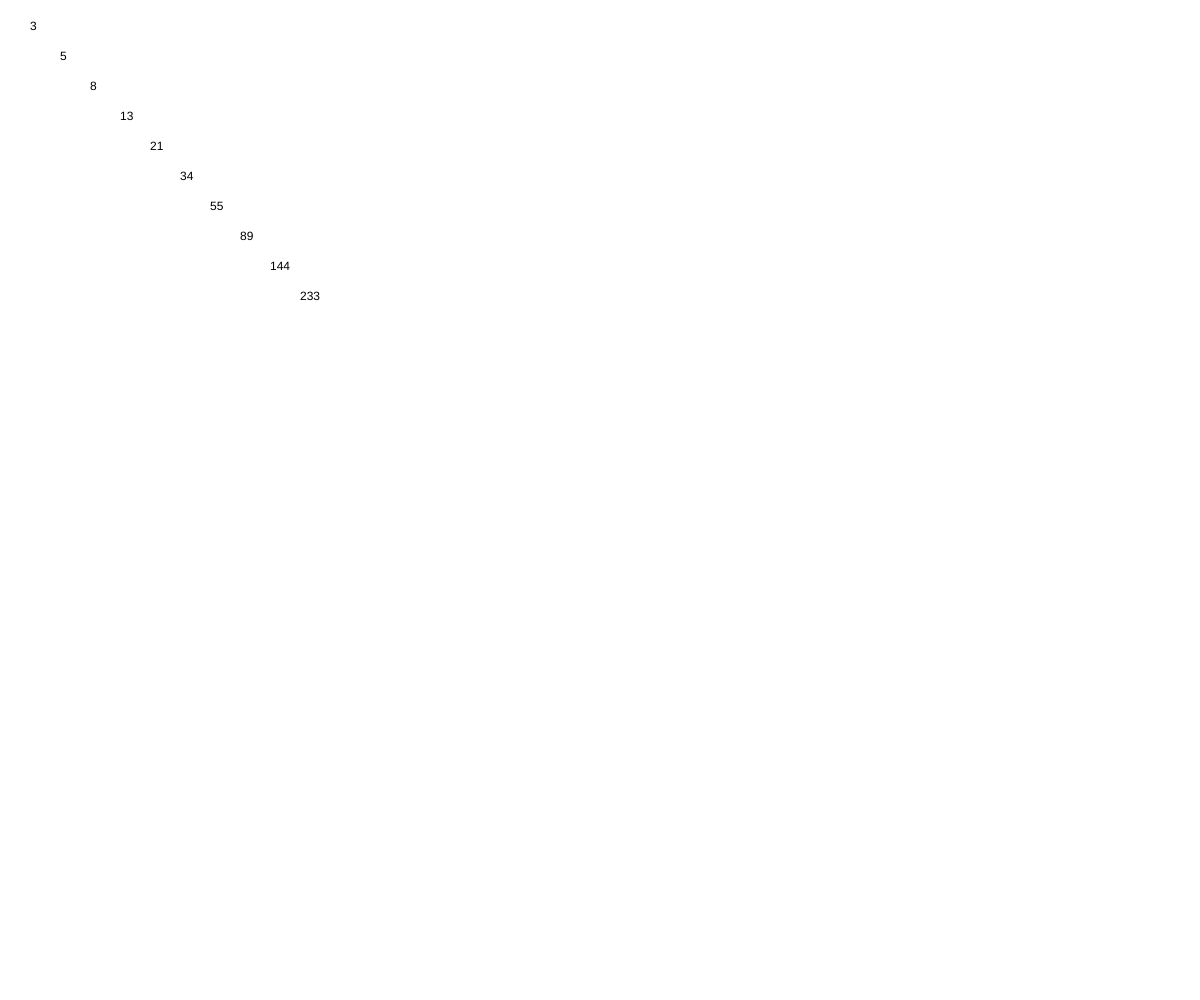
Frame 1 (no input)
Frame 2 (the mouse pressed at the canvas centre, redrawn once): identical to frame 1, image omitted

The p5.js sketch that drew this single still picture (run headless with seeded random() and noise() and a simulated clock; the mouse was pressed at the canvas centre and the sketch redrawn once):

// p5.js sketch
// ── sketch.js
function setup() {
  // put setup code here
  createCanvas(windowWidth,windowHeight);
  noLoop()

  let a = 1;
  let b =  1;
  for (let i = 0; i <= 10; i = i + 1) {
    let c = a + b;
    text(c,30*i,30*i)
    a = b;
    b = c;
  }

}

function draw() {
  // put drawing code here
//  background(220, 20, 200);

}
